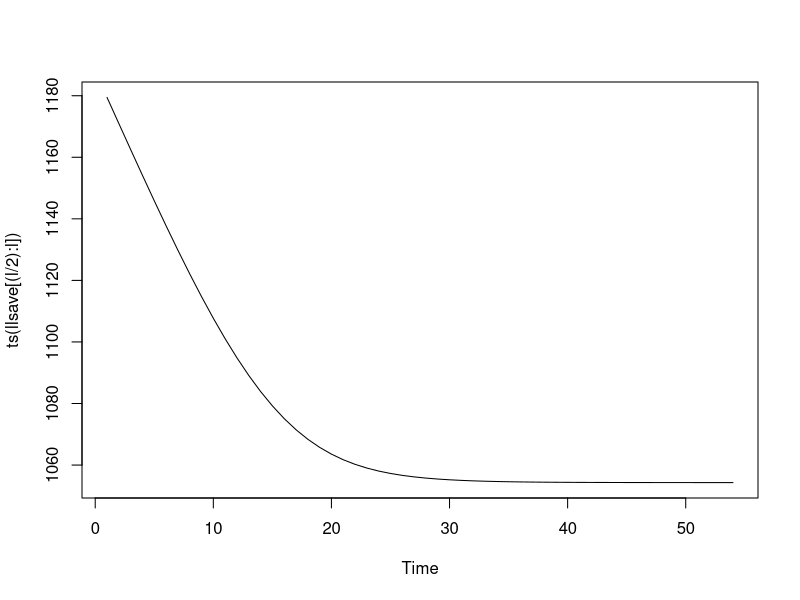

The R source for this figure:
## Test Gredient Descent Method
## Time-stamp: <liuminzhao 03/16/2013 20:07:05>

## Test for normal MLE first
## Data
n <- 500
x <- rnorm(n)
beta <- c(1, -1)
sigma <- 2
y <- beta[1] + beta[2] * x + rnorm(n, sd = sigma)

## Target function
LL <- function(beta0, beta1, sigma){
  return(-sum(dnorm(y, mean = beta0 + beta1 * x, sd = sigma, log = T)))
}

cat(LL(beta[1], beta[2], sigma), '\n')

PartialLL0 <- function(beta0, beta1, sigma){
  epsilon <- 0.01
  ll1 <- LL(beta0 + epsilon, beta1, sigma)
  ll0 <- LL(beta0 - epsilon, beta1, sigma)
  return((ll1 - ll0) / 2 / epsilon)
}


PartialLL1 <- function(beta0, beta1, sigma){
  epsilon <- 0.01
  ll1 <- LL(beta0, beta1 + epsilon, sigma)
  ll0 <- LL(beta0, beta1 - epsilon, sigma)
  return((ll1 - ll0) / 2 / epsilon)
}


PartialLLs <- function(beta0, beta1, sigma){
  epsilon <- 0.01
  ll1 <- LL(beta0, beta1, sigma + epsilon)
  ll0 <- LL(beta0, beta1, sigma - epsilon)
  return((ll1 - ll0) / 2 / epsilon)
}


## Begin Gradient Descent
dif <- 1
alpha <- 0.001
beta0 <- beta1 <- sigma <- 4
ll0 <- LL(beta0, beta1, sigma)
llsave <- ll0
iter <- 0
while (dif > 10^-3 & iter < 10000) {
  partial0 <- PartialLL0(beta0, beta1, sigma)
  partial1 <- PartialLL1(beta0, beta1, sigma)
  partials <- PartialLLs(beta0, beta1, sigma)
  beta0 <- beta0 - alpha * partial0
  beta1 <- beta1 - alpha * partial1
  sigma <- sigma - alpha * partials
  ll <- LL(beta0, beta1, sigma)
  dif <- abs(ll - ll0)
  ll0 <- ll
  llsave <- append(llsave, ll)
  iter <- iter + 1
}
cat(beta0, beta1, sigma, '\n')
print(summary(lm(y ~ x)))
l <- length(llsave)
plot(ts(llsave[(l/2): l]))

## pretty successful and quick, need small alpha
